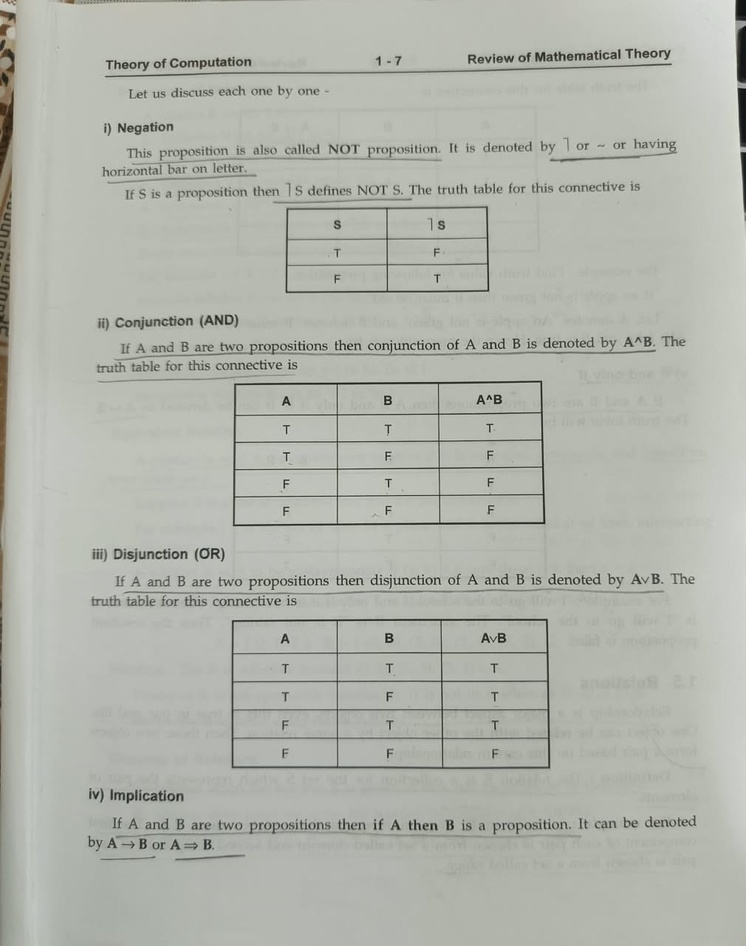
#> input picture tested doc by user export /test 1/WhatsApp Image 2026-10-31 at 18.37.10.jpeg, 746 x 946 px, shrunk from 1010 x 1280 before the run
$ python -i layout_analyzer.py   (imports and definitions only)
#> lines starting #> are read from the running program, lines starting #| are printed output that depends on the picture; after the words box and inside, x2 and y2 are one past the last pixel; in counts of white or black regions, pixels touching at a corner belong together
#> further down, picture is the input picture: shape (946, 746, 3); mean B, G, R 172.5, 180.7, 178
"""
LiveDoc Layout Analyzer
Decomposes document pages into semantic structural components:
- Title
- Heading / Subheading
- Paragraph
- Table
- Image / Diagram

Supports YOLOv11 deep-learning model (when models/yolo11_doc.pt is present)
and an intelligent, high-precision Computer Vision morphological layout engine as fallback.
"""

try:
    from ultralytics import YOLO
    _YOLO_AVAILABLE = True
except (ImportError, OSError, Exception):
    _YOLO_AVAILABLE = False
    YOLO = None
import cv2
import os
import numpy as np
from typing import List, Dict, Any


class LayoutAnalyzer:
    def __init__(self, model_path='models/yolo11_doc.pt'):
        self.use_yolo = False
        self.model_path = model_path

        if _YOLO_AVAILABLE and os.path.exists(model_path):
            try:
                print(f"Loading YOLO document model from {model_path}...")
                self.model = YOLO(model_path)
                self.use_yolo = True
                print("YOLO layout model loaded successfully!")
            except Exception as e:
                print(f"Failed to load YOLO model: {e}. Using CV layout analyzer.")
                self.use_yolo = False
        else:
            print(f"YOLO weights not found at {model_path}. Using high-precision CV layout analyzer.")

    @staticmethod
    def _merge_overlapping_boxes(boxes: List[Dict[str, Any]], iou_thresh: float = 0.20, contain_thresh: float = 0.50) -> List[Dict[str, Any]]:
        """
        Merges overlapping or nested bounding boxes using Intersection over Union (IoU)
        and containment ratio to prevent duplicate table or text extractions.
        """
        if not boxes:
            return []

        merged = []
        for b in sorted(boxes, key=lambda x: (x["box"][1], x["box"][0])):
            bx1, by1, bx2, by2 = b["box"]
            b_area = max(1, (bx2 - bx1) * (by2 - by1))
            matched_idx = None

            for idx, m in enumerate(merged):
                if m.get("type") != b.get("type"):
                    continue
                mx1, my1, mx2, my2 = m["box"]
                m_area = max(1, (mx2 - mx1) * (my2 - my1))

                ix1 = max(bx1, mx1)
                iy1 = max(by1, my1)
                ix2 = min(bx2, mx2)
                iy2 = min(by2, my2)

                if ix1 < ix2 and iy1 < iy2:
                    inter_area = (ix2 - ix1) * (iy2 - iy1)
                    union_area = b_area + m_area - inter_area
                    iou = inter_area / float(union_area)
                    containment = inter_area / float(min(b_area, m_area))

                    if iou > iou_thresh or containment > contain_thresh:
                        matched_idx = idx
                        break

            if matched_idx is not None:
                mx1, my1, mx2, my2 = merged[matched_idx]["box"]
                merged[matched_idx]["box"] = [
                    min(bx1, mx1),
                    min(by1, my1),
                    max(bx2, mx2),
                    max(by2, my2)
                ]
                if "confidence" in merged[matched_idx] and "confidence" in b:
                    merged[matched_idx]["confidence"] = max(merged[matched_idx]["confidence"], b["confidence"])
            else:
                merged.append(b.copy())

        return merged

    def analyze(self, image: np.ndarray) -> List[Dict[str, Any]]:
        """
        Analyzes the flattened document to find Titles, Headings, Paragraphs, Tables, and Images.
        Returns a list of dictionaries: [{"type": "Title", "box": [x1, y1, x2, y2]}]
        """
        if self.use_yolo:
            return self._yolo_analyze(image)
        else:
            return self._cv_analyze(image)

    # [18 lines left out: function _yolo_analyze, not called in this run]

    def _cv_analyze(self, image: np.ndarray) -> List[Dict[str, Any]]:
        """
        High-precision Computer Vision layout segmentation:
        1. Identifies Tables via orthogonal grid lines and cell junctions.
        2. Detects Text blocks without overlapping with tables.
        """
        h, w = image.shape[:2]
        gray = cv2.cvtColor(image, cv2.COLOR_BGR2GRAY) if len(image.shape) == 3 else image

        # Binarize with adaptive threshold
        thresh = cv2.adaptiveThreshold(
            gray, 255, cv2.ADAPTIVE_THRESH_GAUSSIAN_C, cv2.THRESH_BINARY_INV, 21, 10
        )
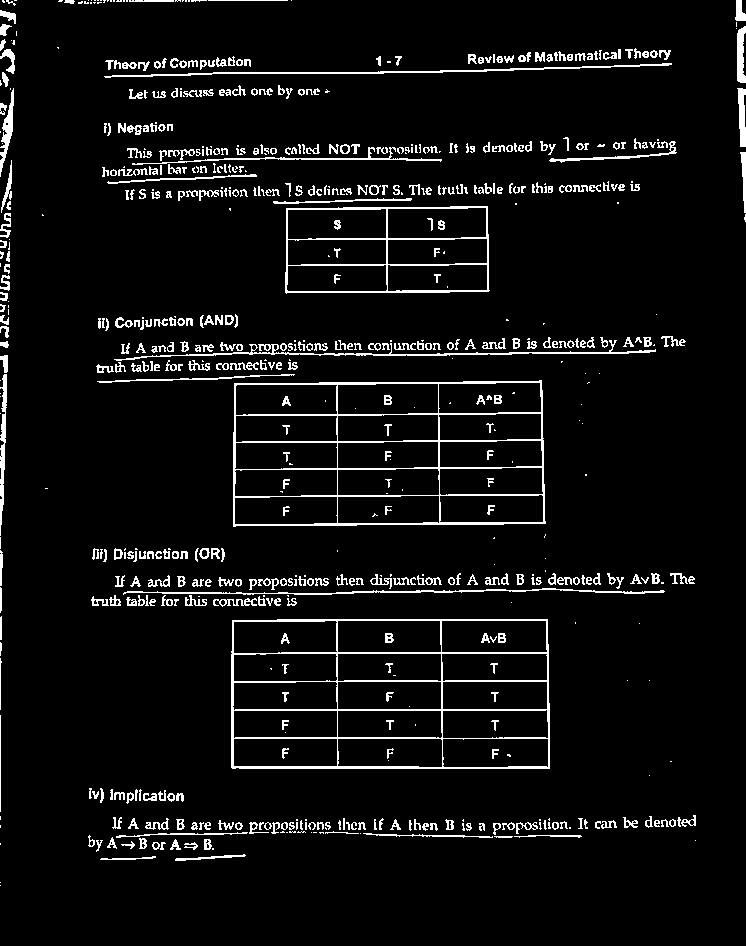
#> thresh: shape (946, 746); 5.8% white in thin lines or dots

        # -------------------------------------------------------------
        # 1. Detect Tables (orthogonal horizontal and vertical grid lines)
        # -------------------------------------------------------------
        # Pre-bridge faint 1-2px breaks in pencil or thin lines
        closed_thresh = cv2.morphologyEx(
            thresh, cv2.MORPH_CLOSE, cv2.getStructuringElement(cv2.MORPH_RECT, (3, 3))
        )
#> closed_thresh: shape (946, 746); 6.9% white; 248 white regions (60 under 20 px), largest, box (x1, y1, x2, y2) and area: (231, 619, 550, 769) 5126, (233, 380, 546, 527) 4719, (96, 337, 656, 373) 2631

        # Multi-scale line kernels to detect both thin/compact and wide table grids
        scale_h_fine = max(8, w // 55)
        scale_v_fine = max(8, h // 55)
        scale_h_coarse = max(14, w // 30)
        scale_v_coarse = max(14, h // 30)

        h1 = cv2.morphologyEx(closed_thresh, cv2.MORPH_OPEN, cv2.getStructuringElement(cv2.MORPH_RECT, (scale_h_fine, 1)))
#> h1: shape (946, 746); 4% white; 188 white regions (40 under 20 px), largest, box (x1, y1, x2, y2) and area: (104, 64, 672, 77) 1140, (114, 349, 656, 360) 1104, (124, 588, 665, 595) 979
        v1 = cv2.morphologyEx(closed_thresh, cv2.MORPH_OPEN, cv2.getStructuringElement(cv2.MORPH_RECT, (1, scale_v_fine)))
#> v1: shape (946, 746); 0.82% white; 27 white regions (2 under 20 px), largest, box (x1, y1, x2, y2) and area: (0, 355, 8, 613) 850, (231, 620, 234, 769) 415, (3, 88, 14, 161) 406
        h2 = cv2.morphologyEx(closed_thresh, cv2.MORPH_OPEN, cv2.getStructuringElement(cv2.MORPH_RECT, (scale_h_coarse, 1)))
#> h2: shape (946, 746); 3% white in thin lines or dots, all inside (x1, y1, x2, y2) = (0, 0, 697, 860)
        v2 = cv2.morphologyEx(closed_thresh, cv2.MORPH_OPEN, cv2.getStructuringElement(cv2.MORPH_RECT, (1, scale_v_coarse)))
#> v2: shape (946, 746); 0.73% white; 21 white regions, largest, box (x1, y1, x2, y2) and area: (0, 355, 7, 613) 799, (231, 620, 234, 769) 415, (4, 88, 13, 161) 363

        h_lines = cv2.bitwise_or(h1, h2)
#> h_lines: shape (946, 746); 4.1% white; 188 white regions (40 under 20 px), largest, box (x1, y1, x2, y2) and area: (104, 64, 673, 77) 1153, (114, 349, 657, 360) 1116, (124, 588, 665, 595) 989
        v_lines = cv2.bitwise_or(v1, v2)
        table_grid = cv2.add(h_lines, v_lines)
#> table_grid: shape (946, 746); 4.8% white; 162 white regions (33 under 20 px), largest, box (x1, y1, x2, y2) and area: (231, 619, 551, 769) 5120, (233, 380, 547, 527) 4724, (285, 206, 491, 294) 2172
        intersections = cv2.bitwise_and(h_lines, v_lines)
#> intersections: shape (946, 746); 0.1% white; 89 white regions (84 under 20 px), largest, box (x1, y1, x2, y2) and area: (739, 105, 746, 129) 168, (736, 13, 742, 21) 48, (737, 75, 743, 82) 41, (737, 29, 744, 34) 31, (739, 89, 744, 95) 30

        # Connect subtle cell junctions and corners
        grid_connect = cv2.dilate(table_grid, cv2.getStructuringElement(cv2.MORPH_RECT, (3, 3)), iterations=1)
#> grid_connect: shape (946, 746); 9.1% white; 147 white regions

        table_cnts, _ = cv2.findContours(grid_connect, cv2.RETR_EXTERNAL, cv2.CHAIN_APPROX_SIMPLE)
#> table_cnts = 145 contours, 2 with area under 20; largest, box (x1, y1, x2, y2) and area: (230, 618, 552, 770) 48156, (232, 379, 548, 528) 44974, (284, 205, 492, 295) 17710, (113, 342, 658, 361) 2142, (123, 573, 666, 596) 2051
        raw_table_boxes = []
        for c in table_cnts:
            bx, by, bw, bh = cv2.boundingRect(c)
            # Table must have notable dimensions
            if (bw > (w * 0.10) and bh > (h * 0.030)) and not (bw > (w * 0.88) and bh > (h * 0.75)):
                # Ignore running header rule lines at the top of the page (aspect ratio > 6.0 touching top margin)
                if by < 0.08 * h and (bw / float(max(1, bh))) > 5.5:
                    continue

                # Universal table grid condition:
                # A genuine table must possess BOTH horizontal and vertical boundary lines
                # and multiple intersecting cell junctions (corners).
                # Isolated underlines, horizontal rules, or page borders have near-zero vertical lines and zero intersections.
                box_h = h_lines[by:by+bh, bx:bx+bw]
                box_v = v_lines[by:by+bh, bx:bx+bw]
                box_x = intersections[by:by+bh, bx:bx+bw]
                h_px = cv2.countNonZero(box_h)
                v_px = cv2.countNonZero(box_v)
                x_px = cv2.countNonZero(box_x)

                if v_px < max(80, int(bh * 1.2)) or h_px < max(80, int(bw * 0.4)) or x_px < 8:
                    continue

                # Tight bounding box to prevent eating preceding text
                pad_x = 2
                pad_y = 2
                x1 = max(0, bx - pad_x)
                y1 = max(0, by - pad_y)
                x2 = min(w, bx + bw + pad_x)
                y2 = min(h, by + bh + pad_y)
                raw_table_boxes.append({"type": "Table", "box": [x1, y1, x2, y2]})
#> this loop made 145 passes
#> (bx, by, bw, bh, h_px, v_px, x_px, x1) on passes 24, 52, 84: (230, 618, 322, 152, 4019, 1241, 102, 228), (232, 379, 316, 149, 3786, 1078, 85, 230), (284, 205, 208, 90, 1691, 525, 44, 282)
#> box_h: shape (90, 208); 9% white in thin lines or dots
#> box_v: shape (90, 208); 2.8% white in thin lines or dots
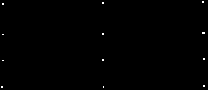
#> box_x: shape (90, 208); 0.24% white in thin lines or dots
#> after the loop, raw_table_boxes = 3 items

        # Deduplicate overlapping or nested table boxes
        table_boxes = self._merge_overlapping_boxes(raw_table_boxes, iou_thresh=0.20, contain_thresh=0.50)
#> the loop in _merge_overlapping_boxes, `for b in sorted(boxes, key=lambda x: (x["box"][1], x["box"][0])):` made 3 passes
#> (bx1, by1, bx2, by2, b_area) on passes 1 to 3: (282, 203, 494, 297, 19928), (230, 377, 550, 530, 48960), (228, 616, 554, 772, 50856)
#> table_boxes = 3 items

        # Sort table boxes top-to-bottom
        table_boxes.sort(key=lambda tb: tb["box"][1])

        # -------------------------------------------------------------
        # 1.5 Detect Large Graphic Figures / Diagrams (Non-Table)
        # -------------------------------------------------------------
        # Mask text lines out of fig_mask to prevent paragraphs being misclassified as images
        line_k = cv2.getStructuringElement(cv2.MORPH_RECT, (max(8, int(w * 0.03)), 2))
        text_lines_mask = cv2.morphologyEx(thresh, cv2.MORPH_OPEN, line_k)
#> text_lines_mask: shape (946, 746); 1.8% white in thin lines or dots, all inside (x1, y1, x2, y2) = (0, 0, 670, 861)
        dilated_text = cv2.dilate(text_lines_mask, cv2.getStructuringElement(cv2.MORPH_RECT, (5, 5)), iterations=1)
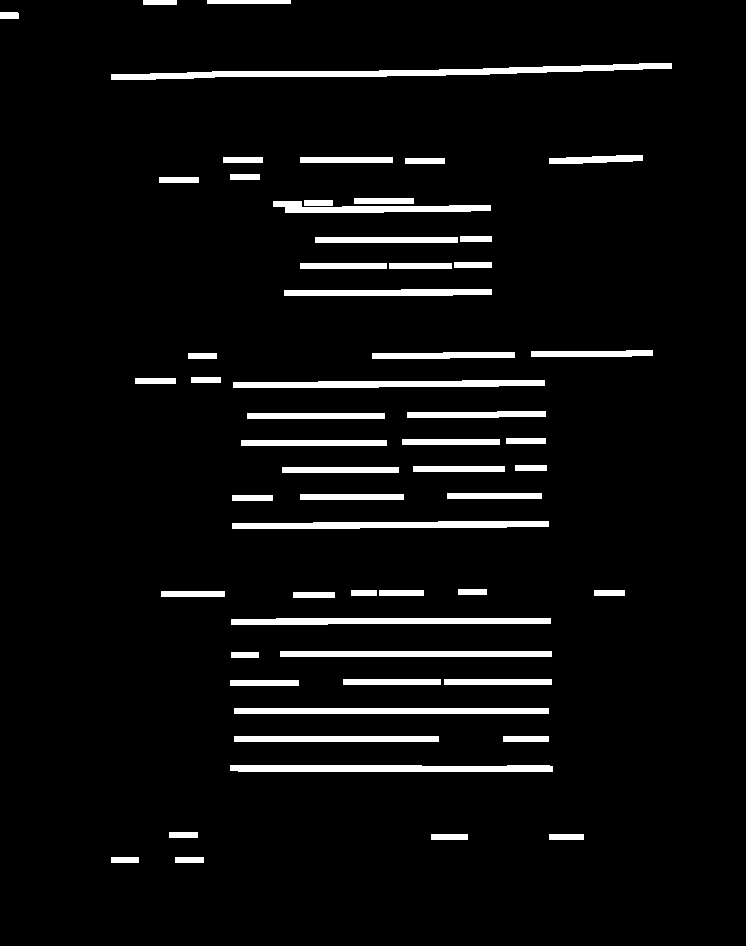
#> dilated_text: shape (946, 746); 5.3% white; 58 white regions, largest, box (x1, y1, x2, y2) and area: (111, 63, 672, 80) 3423, (230, 765, 553, 772) 2165, (232, 521, 549, 529) 2018
        fig_mask = closed_thresh.copy()
        for tb in table_boxes:
            x1, y1, x2, y2 = tb["box"]
            fig_mask[max(0, y1 - 4):min(h, y2 + 4), max(0, x1 - 4):min(w, x2 + 4)] = 0
#> this loop made 3 passes
#> (x1, y1, x2, y2) on passes 1 to 3: (282, 203, 494, 297), (230, 377, 550, 530), (228, 616, 554, 772)
#> fig_mask: shape (946, 746); 4.9% white; 194 white regions (47 under 20 px), largest, box (x1, y1, x2, y2) and area: (96, 337, 656, 373) 2631, (123, 573, 665, 607) 2568, (102, 144, 442, 184) 2505
        fig_mask[dilated_text > 0] = 0
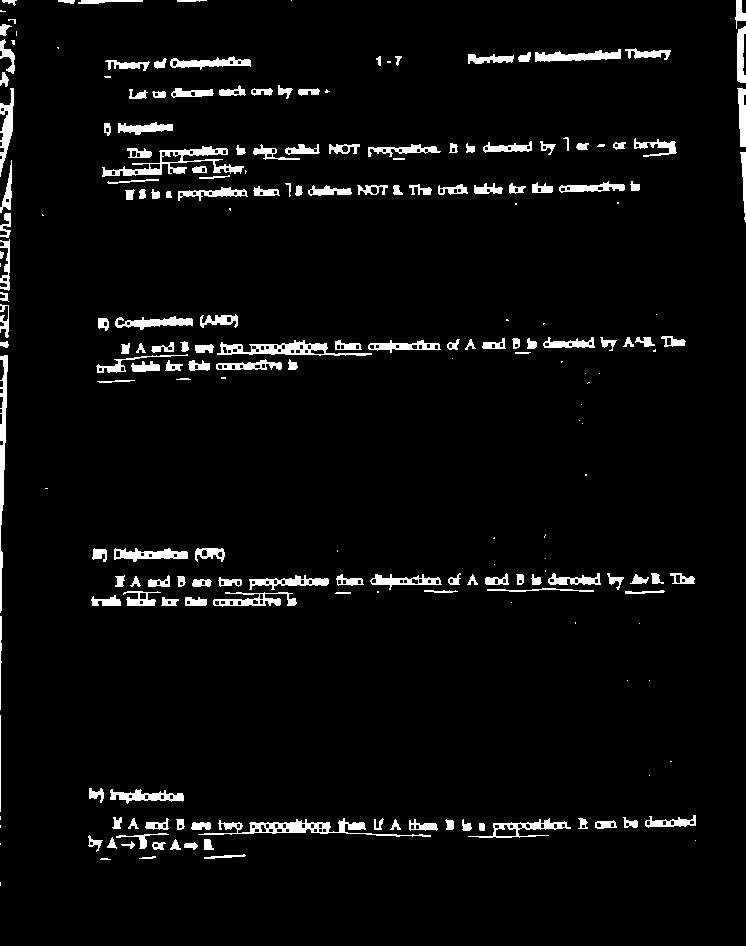
#> fig_mask: shape (946, 746); 4.3% white; 218 white regions (50 under 20 px)

        # Detect prominent non-text graphical contours (drawings, photos, charts)
        fig_cnts, _ = cv2.findContours(fig_mask, cv2.RETR_EXTERNAL, cv2.CHAIN_APPROX_SIMPLE)
#> fig_cnts = 218 contours, 61 with area under 20; largest, box (x1, y1, x2, y2) and area: (102, 146, 244, 177) 1161, (198, 818, 431, 837) 1116, (217, 340, 372, 356) 1042, (468, 818, 571, 838) 656, (0, 355, 8, 613) 644
        image_boxes = []
        for c in fig_cnts:
            bx, by, bw, bh = cv2.boundingRect(c)
            # Must have notable dimensions in both axes (not thin individual text lines or standard paragraphs)
            if bw > (w * 0.25) and bh > (h * 0.18) and (bw * bh) > (w * h * 0.05):
                # Ignore whole page borders or margins
                if bw > (w * 0.90) or bh > (h * 0.88):
                    continue
                # Reasonable aspect ratio for diagrams and illustrations
                aspect = bw / float(max(1, bh))
                if 0.25 <= aspect <= 4.0:
                    image_boxes.append({
                        "type": "Image",
                        "box": [bx, by, bx + bw, by + bh]
                    })
#> this loop made 218 passes
#> (bx, by, bw, bh) on passes 2 to 4: (100, 858, 11, 2), (139, 856, 17, 3), (204, 854, 42, 5)
#> after the loop, image_boxes = []
        image_boxes = self._merge_overlapping_boxes(image_boxes, iou_thresh=0.25, contain_thresh=0.50)

        # -------------------------------------------------------------
        # 2. Text Segmentation (Clean mask excluding tables and images)
        # -------------------------------------------------------------
        text_thresh = thresh.copy()
        for tb in table_boxes:
            x1, y1, x2, y2 = tb["box"]
            text_thresh[max(0, y1 - 4):min(h, y2 + 4), max(0, x1 - 4):min(w, x2 + 4)] = 0
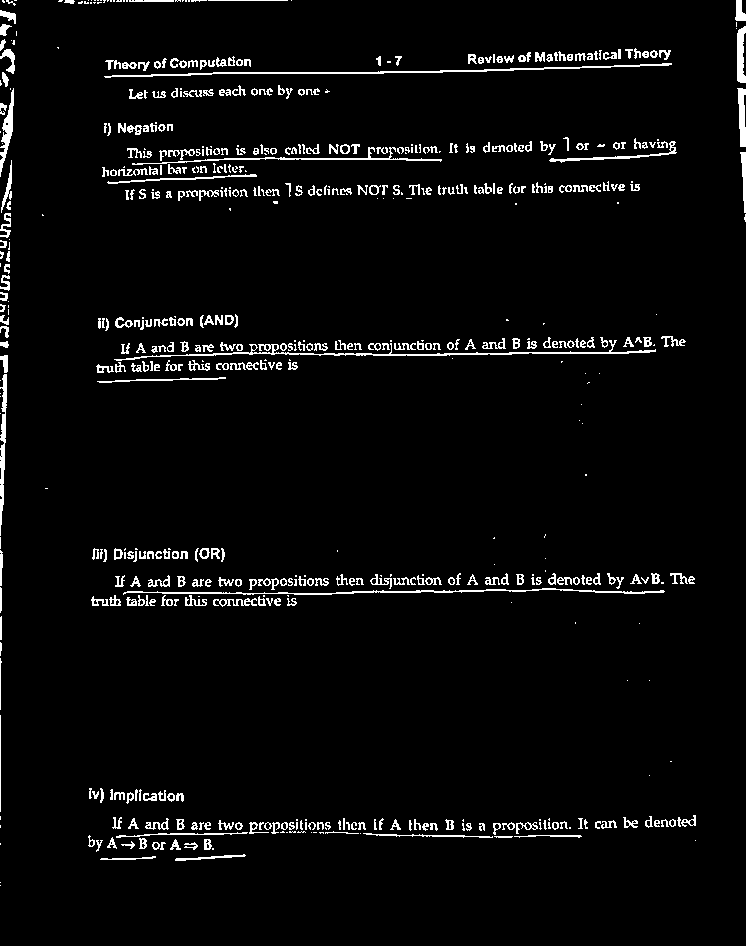
#> text_thresh: shape (946, 746); 3.8% white in thin lines or dots
        for ib in image_boxes:
            x1, y1, x2, y2 = ib["box"]
            text_thresh[max(0, y1 - 4):min(h, y2 + 4), max(0, x1 - 4):min(w, x2 + 4)] = 0
#> this loop made 0 passes

        # Horizontal dilation to connect words in a line
        line_k = cv2.getStructuringElement(cv2.MORPH_RECT, (max(8, int(w * 0.03)), 2))
        lines_img = cv2.morphologyEx(text_thresh, cv2.MORPH_CLOSE, line_k)
#> lines_img: shape (946, 746); 7.5% white; 72 white regions (36 under 20 px), largest, box (x1, y1, x2, y2) and area: (97, 337, 687, 374) 7903, (89, 816, 697, 853) 7311, (103, 138, 678, 178) 6700

        # Vertical dilation to group adjacent lines into paragraphs
        para_k = cv2.getStructuringElement(cv2.MORPH_RECT, (max(6, int(w * 0.015)), max(4, int(h * 0.015))))
        para_img = cv2.morphologyEx(lines_img, cv2.MORPH_CLOSE, para_k)
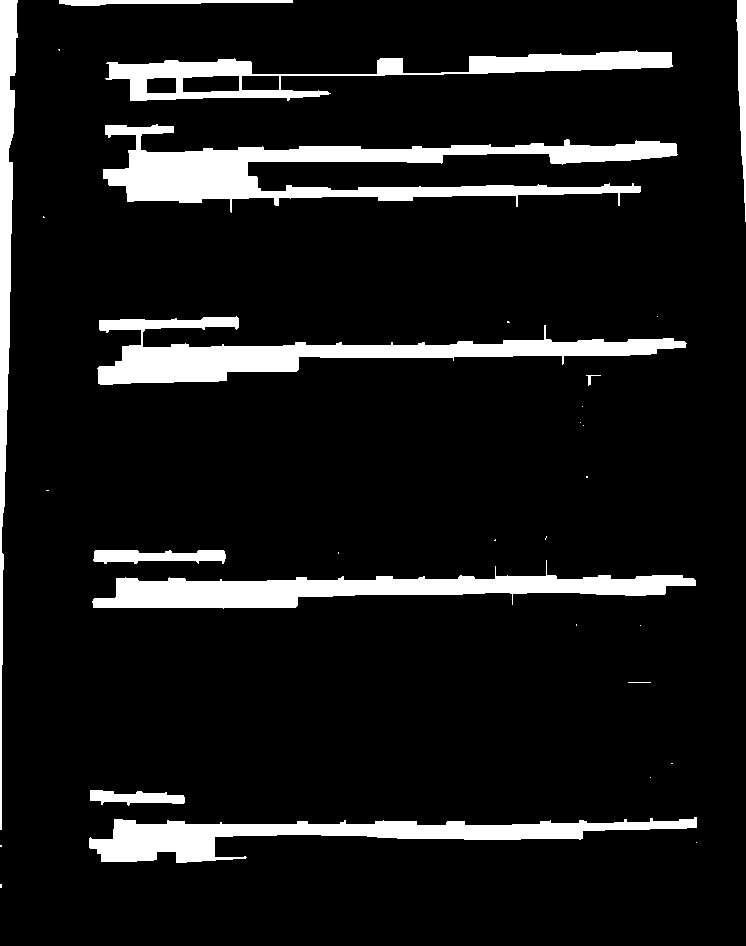
#> para_img: shape (946, 746); 10.2% white; 31 white regions (19 under 20 px)

        cnts, _ = cv2.findContours(para_img, cv2.RETR_EXTERNAL, cv2.CHAIN_APPROX_SIMPLE)
#> cnts = 31 contours, 21 with area under 20; largest, box (x1, y1, x2, y2) and area: (103, 124, 678, 213) 15806, (97, 316, 687, 385) 12234, (92, 560, 696, 609) 11210, (89, 817, 697, 863) 9860, (105, 50, 673, 101) 9416
        text_blocks = []

        for c in cnts:
            bx, by, bw, bh = cv2.boundingRect(c)
            area = bw * bh
            if area < (w * h * 0.003):  # Ignore tiny artifacts
                continue

            # Skip page-spanning border/background contours
            if bw > (w * 0.85) and bh > (h * 0.45):
                continue

            # Classify type based on geometry and position
            if by < (h * 0.14) and bw > (w * 0.30) and bh < (h * 0.15):
                btype = "Title"
            elif bh < (h * 0.05) and bw < (w * 0.60):
                btype = "Heading"
            else:
                btype = "Paragraph"

            pad_x = 4
            pad_y = 2
            px1 = max(0, bx - pad_x)
            py1 = max(0, by - pad_y)
            px2 = min(w, bx + bw + pad_x)
            py2 = min(h, by + bh + pad_y)

            text_blocks.append({
                "type": btype,
                "box": [px1, py1, px2, py2]
            })
#> this loop made 31 passes
#> (bx, by, bw, bh, area, px1, py1, px2) on passes 4, 11: (89, 817, 608, 46, 27968, 85, 815, 701), (92, 560, 604, 49, 29596, 88, 558, 700)

        all_blocks = table_boxes + image_boxes + text_blocks
        if not all_blocks:
            return [{"type": "Paragraph", "box": [0, 0, w, h]}]

        all_blocks.sort(key=lambda b: (b["box"][1], b["box"][0]))
        return all_blocks

>>> import cv2
>>> picture = cv2.imread('../tested doc by user export /test 1/WhatsApp Image 2026-10-31 at 18.37.10.jpeg')
>>> result = LayoutAnalyzer().analyze(picture)
